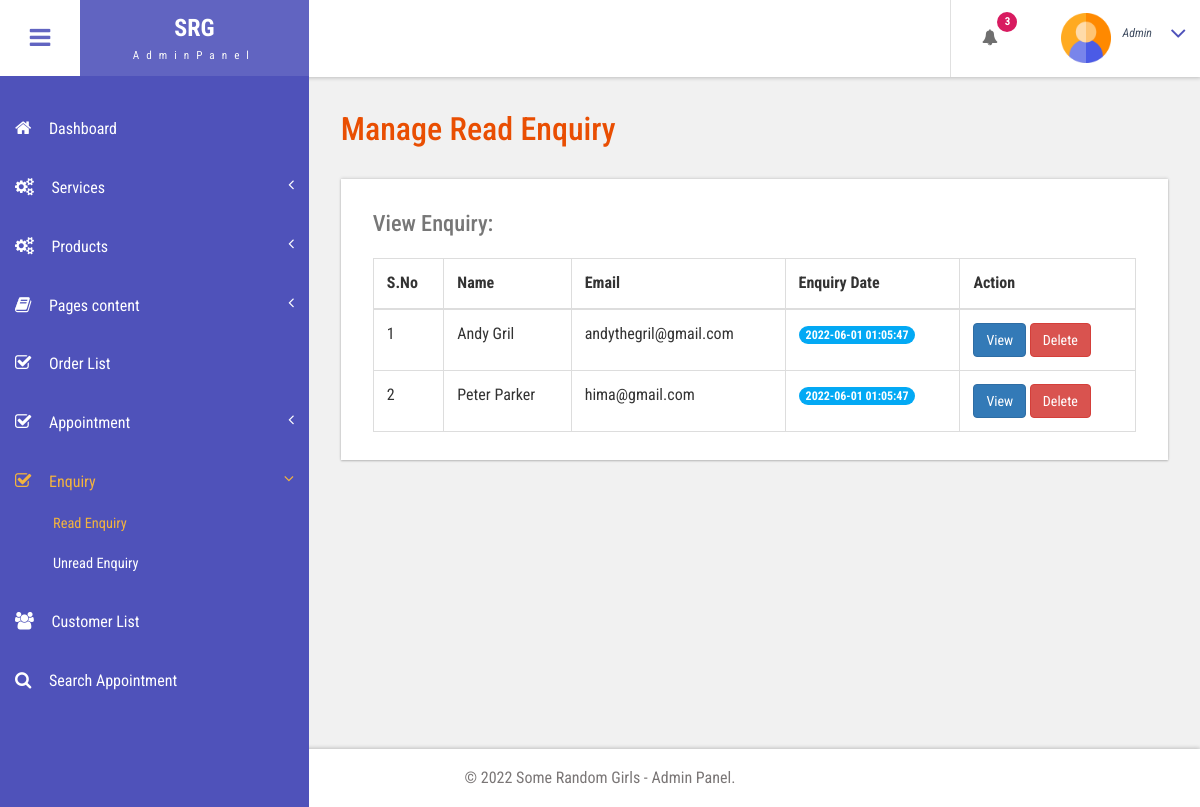
Page /bpms1/admin/readenq.php (signed in) on the committed database.
### tables this page shows
CREATE TABLE IF NOT EXISTS `tblcontact` (
  `ID` int(10) NOT NULL AUTO_INCREMENT,
  `FirstName` varchar(200) DEFAULT NULL,
  `LastName` varchar(200) DEFAULT NULL,
  `Phone` bigint(10) DEFAULT NULL,
  `Email` varchar(200) DEFAULT NULL,
  `Message` mediumtext,
  `EnquiryDate` timestamp NOT NULL DEFAULT CURRENT_TIMESTAMP,
  `IsRead` int(5) DEFAULT NULL,
  PRIMARY KEY (`ID`)
);

### bpms1/admin/readenq.php (the view, shortened to what this page needs)
<?php
include('includes/dbconnection.php');
if (strlen($_SESSION['bpmsuid']==0)) {
  header('location:logout.php');
  } else{
  ?>
<!DOCTYPE HTML>
<html>
<head>
<link href="css/bootstrap.css" rel='stylesheet' type='text/css' />
<link href="css/style.css" rel='stylesheet' type='text/css' />
<link href="css/font-awesome.css" rel="stylesheet">
<link href="css/animate.css" rel="stylesheet" type="text/css" media="all">
<link href="css/custom.css" rel="stylesheet">
</head>
<body class="cbp-spmenu-push">
	<div class="main-content">
		 <?php include_once('includes/sidebar.php');?>
		 <?php include_once('includes/header.php');?>
		<div id="page-wrapper">
			<div class="main-page">
				<div class="tables">
					<h3 class="title1">Manage Read Enquiry</h3>
					<div class="table-responsive bs-example widget-shadow">
						<h4>View Enquiry:</h4>
						<table class="table table-bordered"> <thead> <tr>
                   <th>S.No</th>
                   <th>Name</th>
                    <th>Email</th>
                    <th>Enquiry Date</th>
                     <th>Action</th>
                  </tr> </thead> <tbody>
<?php
$ret=mysqli_query($con,"select * from tblcontact where IsRead='1'");
$cnt=1;
while ($row=mysqli_fetch_array($ret)) {
?>
						 <tr class="gradeX">
                 <td><?php echo $cnt;?></td>
                  <td><?php  echo $row['FirstName'];?> <?php  echo $row['LastName'];?></td>
                                        <td><?php  echo $row['Email'];?></td>
                                        <td>
                                            <span class="badge badge-primary"><?php echo $row['EnquiryDate'];?></span>
                                        </td>
                                         <td>
<a href="view-enquiry.php?viewid=<?php echo $row['ID'];?>" class="btn btn-primary">View</a>
<a href="readenq.php?delid=<?php echo $row['ID'];?>" class="btn btn-danger" onClick="return confirm('Are you sure you want to delete?')">Delete</a>
                                         </td>
                </tr>   <?php
$cnt=$cnt+1;
}?></tbody> </table>
					</div>
				</div>
			</div>
		</div>
		 <?php include_once('includes/footer.php');?>
	</div>
</body>
</html>
<?php }  ?>

### bpms1/admin/css/style.css (style rules this page uses)
h4, h5, h6, h1, h2, h3 { margin: 0; }
html, body { font-family: 'Roboto Condensed', sans-serif; font-size: 100%; overflow-x: hidden; background: #fff; }
body a { transition: 0.5s all ease; -webkit-transition: 0.5s all ease; -moz-transition: 0.5s all ease; -o-transition: 0.5s all ease; -ms-transition: 0.5s all ease; text-decoration:none; }
h1,h2,h3,h4,h5,h6 { margin:0; }
.main-content { position: relative; }
.cbp-spmenu-push { overflow-x: hidden; position: relative; }
.cbp-spmenu, .cbp-spmenu-push { -webkit-transition: all 0.3s ease; -moz-transition: all 0.3s ease; transition: all 0.3s ease; }
.cbp-spmenu-push div#page-wrapper { margin: 0 0 0 19.3em; transition:.5s all; -webkit-transition:.5s all; -moz-transition:.5s all; }
.widget-shadow { background-color: #fff; box-shadow: 0 -1px 3px rgba(0,0,0,.12),0 1px 2px rgba(0,0,0,.24); -webkit-box-shadow: 0 -1px 3px rgba(0,0,0,.12),0 1px 2px rgba(0,0,0,.24); -moz-box-shadow: 0 -1px 3px rgba(0,0,0,.12),0 1px 2px rgba(0,0,0,.24); }
h3.title1 { font-size: 2em; color: #e94e02; margin-bottom: 0.8em; }
.badge-primary { background-color: #03a9f4; }
.table > thead > tr > th, .table > tbody > tr > th, .table > tfoot > tr > th, .table > thead > tr > td, .table > tbody > tr > td, .table > tfoot > tr > td { border-top: none; }
.tables h4 { font-size: 1.4em; margin-bottom: 1em; color: #777777; }
.tables .panel-body ,.tables .bs-example { padding: 2em 2em 0.5em; }
.tables .table > thead > tr > th, .tables .table > tbody > tr > th, .tables .table > tfoot > tr > th, .tables .table > thead > tr > td, .tables .table > tbody > tr > td, .tables .table > tfoot > tr > td { padding: 13px; border-top: 1px solid #E0E0E0; }
.bs-example { margin-top: 2em; }

### bpms1/admin/css/custom.css (style rules this page uses)
#page-wrapper { padding:7em 2em 2.5em; background-color: #F1F1F1; }

### rows in the picture
tblcontact: FirstName "Andy", LastName "Gril", Email "andythegril@gmail.com", EnquiryDate "2022-06-01 01:05:47"
tblcontact: FirstName "Peter", LastName "Parker", Email "hima@gmail.com", EnquiryDate "2022-06-01 01:05:47"

### other values in the picture
$num "3"
